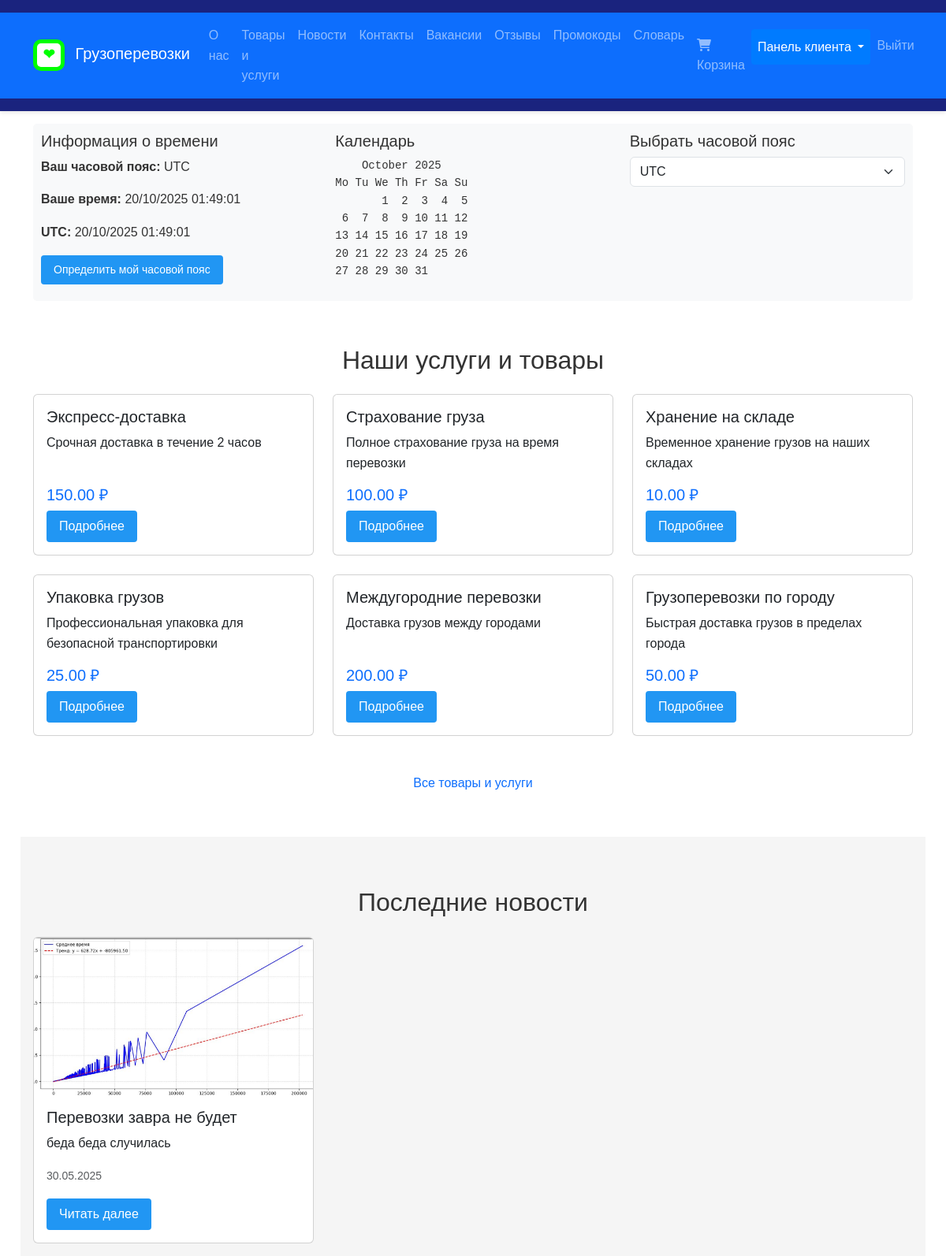
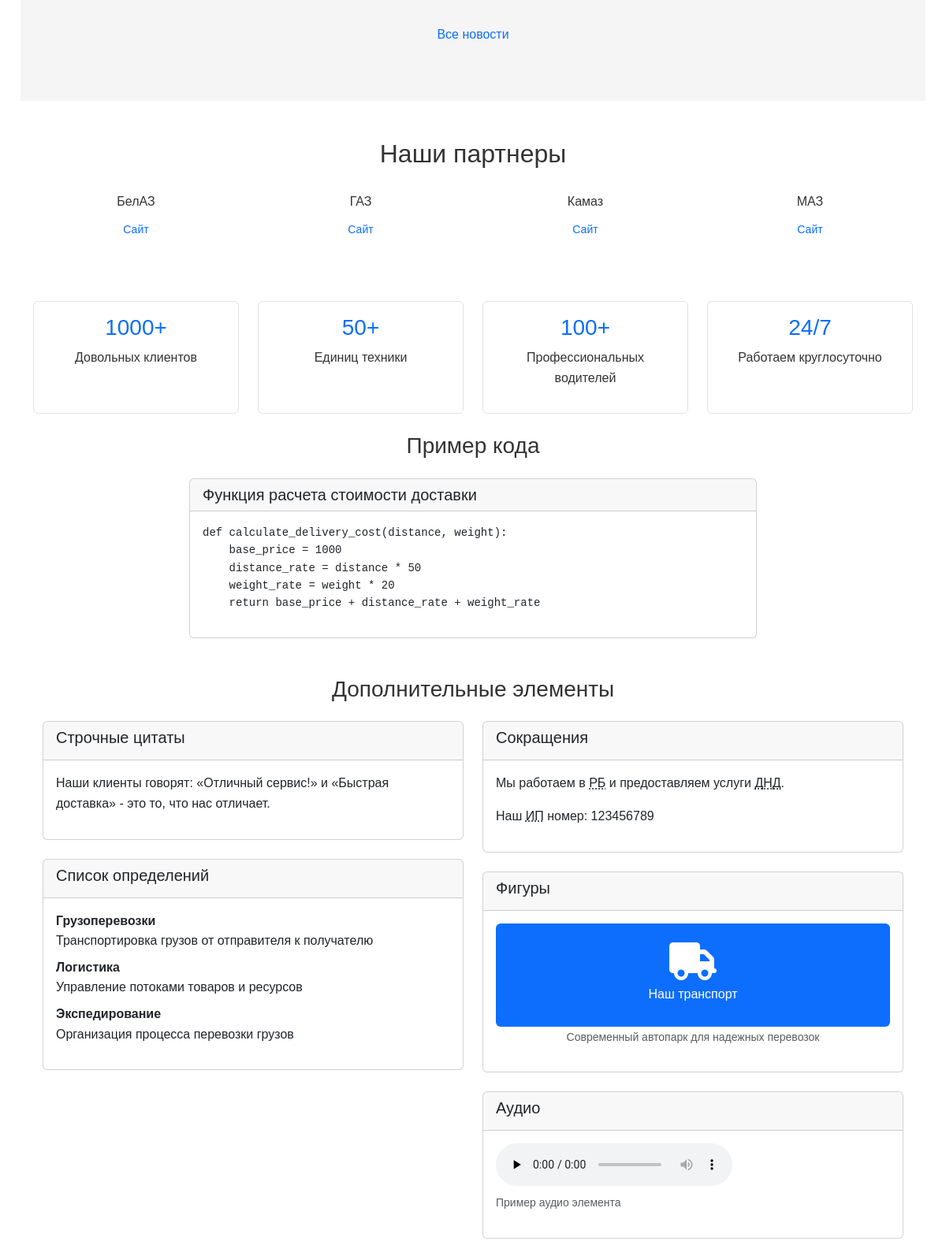
The page / (signed in, upper part) on the database its author committed (2 pictures, top to bottom).
### main/models.py (models this page shows, shortened)
class Banner(models.Model):
    title = models.CharField('Заголовок', max_length=200)
    description = models.TextField('Описание', blank=True)
    image = models.ImageField('Изображение', upload_to='banners/')
    link_url = models.URLField('Ссылка', blank=True)
    is_active = models.BooleanField('Активен', default=True)
    order = models.PositiveIntegerField('Порядок', default=0)
    created_at = models.DateTimeField('Дата создания', auto_now_add=True)
    class Meta:
        verbose_name = 'Баннер'
        verbose_name_plural = 'Баннеры'
        ordering = ['order', '-created_at']

class Product(models.Model):
    name = models.CharField('Название товара/услуги', max_length=200)
    description = models.TextField('Описание')
    price = models.DecimalField('Цена', max_digits=10, decimal_places=2)
    image = models.ImageField('Изображение', upload_to='products/', null=True, blank=True)
    category = models.CharField('Категория', max_length=100, default='Услуга')
    is_available = models.BooleanField('Доступен', default=True)
    created_at = models.DateTimeField('Дата создания', auto_now_add=True)
    class Meta:
        verbose_name = 'Товар/Услуга'
        verbose_name_plural = 'Товары/Услуги'
        ordering = ['name']

class News(models.Model):
    title = models.CharField('Заголовок', max_length=200)
    content = models.TextField('Содержание')
    short_content = models.CharField('Краткое содержание', max_length=500, default='')
    image = models.ImageField('Изображение', upload_to='news/', null=True, blank=True)
    created_at = models.DateTimeField('Дата создания', auto_now_add=True)
    updated_at = models.DateTimeField('Дата обновления', auto_now=True)
    is_published = models.BooleanField('Опубликовано', default=True)
    author = models.ForeignKey(User, on_delete=models.CASCADE, verbose_name='Автор')
    class Meta:
        verbose_name = 'Новость'
        verbose_name_plural = 'Новости'
        ordering = ['-created_at']

class Partner(models.Model):
    name = models.CharField('Название компании', max_length=200)
    description = models.TextField('Описание', blank=True)
    logo = models.ImageField('Логотип', upload_to='partners/', null=True, blank=True)
    website_url = models.URLField('Ссылка на сайт', blank=True)
    is_active = models.BooleanField('Активен', default=True)
    created_at = models.DateTimeField('Дата добавления', auto_now_add=True)
    class Meta:
        verbose_name = 'Партнер'
        verbose_name_plural = 'Партнеры'
        ordering = ['name']

### main/views.py (the view)
# urls.py: path('', views.index, name='home'),
def index(request):
    logger.info("Accessing home page")
    latest_news = News.objects.filter(is_published=True).order_by('-created_at')[:3]
    banners = Banner.objects.filter(is_active=True).order_by('order')[:5]
    featured_products = Product.objects.filter(is_available=True).order_by('-created_at')[:6]
    partners = Partner.objects.filter(is_active=True).order_by('name')[:8]
    return render(request, 'main/index.html', {
        'latest_news': latest_news,
        'banners': banners,
        'featured_products': featured_products,
        'partners': partners
    })

### main/context_processors.py (called while the page is built)
def timezone_info(request):
    user_timezone = request.session.get('user_timezone', 'UTC')
    if user_timezone not in pytz.all_timezones:
        user_timezone = 'UTC'
    user_tz = pytz.timezone(user_timezone)
    utc_now = timezone.now()
    user_now = utc_now.astimezone(user_tz)
    cal = calendar.TextCalendar(calendar.MONDAY)
    current_calendar = cal.formatmonth(user_now.year, user_now.month)
    return {
        'user_timezone': user_timezone,
        'utc_now': utc_now.strftime('%d/%m/%Y %H:%M:%S'),
        'user_now': user_now.strftime('%d/%m/%Y %H:%M:%S'),
        'current_calendar': current_calendar,
    }

### main/templates/main/index.html (shortened to what this page needs)
{% extends 'main/base.html' %}
{% load static %}
{% block content %}
<main>
    <section class="hero-section">
        <div class="container-fluid p-0">
            <div id="bannerCarousel" class="carousel slide" data-bs-ride="carousel">
                <div class="carousel-indicators">
                    {% for banner in banners %}
                    <button type="button" data-bs-target="#bannerCarousel" data-bs-slide-to="{{ forloop.counter0 }}"
                            {% if forloop.first %}class="active" aria-current="true"{% endif %}
                            aria-label="Slide {{ forloop.counter }}"></button>
                    {% endfor %}
                </div>
                {% if banners|length > 1 %}
                <button class="carousel-control-prev" type="button" data-bs-target="#bannerCarousel" data-bs-slide="prev">
                    <span class="carousel-control-prev-icon" aria-hidden="true"></span>
                </button>
                <button class="carousel-control-next" type="button" data-bs-target="#bannerCarousel" data-bs-slide="next">
                    <span class="carousel-control-next-icon" aria-hidden="true"></span>
                </button>
                {% endif %}
            </div>
        </div>
    </section>
    <div class="container mt-4">
        <section class="products-catalog mb-5">
            <h2 class="text-center mb-4">Наши услуги и товары</h2>
            <div class="row">
                {% for product in featured_products %}
                <div class="col-md-4 mb-4">
                    <article class="card h-100">
                        <div class="card-body d-flex flex-column">
                            <h5 class="card-title">{{ product.name }}</h5>
                            <p class="card-text flex-grow-1">{{ product.description|truncatewords:20 }}</p>
                            <div class="mt-auto">
                                <p class="h5 text-primary">{{ product.price }} ₽</p>
                                <a href="{% url 'main:product_detail' product.id %}" class="btn btn-primary">Подробнее</a>
                            </div>
                        </div>
                    </article>
                </div>
                {% empty %}
                <div class="col-12">
                    <p class="text-center">Товары и услуги пока не добавлены</p>
                </div>
                {% endfor %}
            </div>
            <div class="text-center mt-3">
                <a href="{% url 'main:products_catalog' %}" class="btn btn-outline-primary">Все товары и услуги</a>
            </div>
        </section>
        <section class="latest-news mb-5">
            <h2 class="text-center mb-4">Последние новости</h2>
            <div class="row">
                {% for news_item in latest_news %}
                <div class="col-md-4 mb-4">
                    <article class="card h-100">
                        {% if news_item.image %}
                        <img src="{{ news_item.image.url }}" class="card-img-top" alt="{{ news_item.title }}" style="height: 200px; object-fit: cover;">
                        {% endif %}
                        <div class="card-body d-flex flex-column">
                            <h5 class="card-title">{{ news_item.title }}</h5>
                            <p class="card-text flex-grow-1">
                                {% if news_item.short_content %}
                                    {{ news_item.short_content }}
                                {% else %}
                                    {{ news_item.content|truncatewords:20 }}
                                {% endif %}
                            </p>
                            <div class="mt-auto">
                                <p class="text-muted">
                                    <time datetime="{{ news_item.created_at|date:'Y-m-d' }}">
                                        <small>{{ news_item.created_at|date:"d.m.Y" }}</small>
                                    </time>
                                </p>
                                <a href="{% url 'main:news_detail' news_item.id %}" class="btn btn-primary">Читать далее</a>
                            </div>
                        </div>
                    </article>
                </div>
                {% empty %}
                <div class="col-12">
                    <p class="text-center">Новостей пока нет</p>
                </div>
                {% endfor %}
            </div>
            <div class="text-center mt-3">
                <a href="{% url 'main:news_list' %}" class="btn btn-outline-primary">Все новости</a>
            </div>
        </section>
        <section class="partners mb-5">
            <h2 class="text-center mb-4">Наши партнеры</h2>
            <div class="row align-items-center">
                {% for partner in partners %}
                <div class="col-md-3 col-sm-6 mb-4">
                    <div class="text-center">
                        <h6 class="mt-2">{{ partner.name }}</h6>
                        {% if partner.website_url %}
                        <a href="{{ partner.website_url }}" target="_blank" rel="noopener noreferrer" class="btn btn-sm btn-outline-primary">Сайт</a>
                        {% endif %}
                    </div>
                </div>
                {% empty %}
                <div class="col-12">
                    <p class="text-center">Информация о партнерах будет добавлена</p>
                </div>
                {% endfor %}
            </div>
        </section>
        <section class="statistics">
            <div class="row text-center">
                <div class="col-md-3 mb-4">
                    <div class="border rounded p-3 h-100">
                        <h3 class="text-primary">1000+</h3>
                        <p>Довольных клиентов</p>
                    </div>
                </div>
                <div class="col-md-3 mb-4">
                    <div class="border rounded p-3 h-100">
                        <h3 class="text-primary">50+</h3>
                        <p>Единиц техники</p>
                    </div>
                </div>
                <div class="col-md-3 mb-4">
                    <div class="border rounded p-3 h-100">
                        <h3 class="text-primary">100+</h3>
                        <p>Профессиональных водителей</p>
                    </div>
                </div>
                <div class="col-md-3 mb-4">
                    <div class="border rounded p-3 h-100">
                        <h3 class="text-primary">24/7</h3>
                        <p>Работаем круглосуточно</p>
                    </div>
                </div>
            </div>
        </section>
        <section class="code-example mb-5">
            <div class="container">
                <h3 class="text-center mb-4">Пример кода</h3>
                <div class="row justify-content-center">
                    <div class="col-md-8">
                        <div class="card">
                            <div class="card-header">
                                <h5 class="mb-0">Функция расчета стоимости доставки</h5>
                            </div>
                            <div class="card-body">
                                <pre><code>def calculate_delivery_cost(distance, weight):
    base_price = 1000
    distance_rate = distance * 50
    weight_rate = weight * 20
    return base_price + distance_rate + weight_rate</code></pre>
                            </div>
                        </div>
                    </div>
                </div>
            </div>
        </section>
        <section class="additional-elements mb-5">
            <div class="container">
                <h3 class="text-center mb-4">Дополнительные элементы</h3>
                <div class="row">
                    <div class="col-md-6">
                        <div class="card mb-4">
                            <div class="card-header">
                                <h5>Строчные цитаты</h5>
                            </div>
                            <div class="card-body">
                                <p>Наши клиенты говорят: <q>Отличный сервис!</q> и <q>Быстрая доставка</q> - это то, что нас отличает.</p>
                            </div>
                        </div>
                        <div class="card mb-4">
                            <div class="card-header">
                                <h5>Список определений</h5>
                            </div>
                            <div class="card-body">
                                <dl>
                                    <dt>Грузоперевозки</dt>
                                    <dd>Транспортировка грузов от отправителя к получателю</dd>
                                    <dt>Логистика</dt>
                                    <dd>Управление потоками товаров и ресурсов</dd>
                                    <dt>Экспедирование</dt>
                                    <dd>Организация процесса перевозки грузов</dd>
                                </dl>
                            </div>
                        </div>
                    </div>
                    <div class="col-md-6">
                        <div class="card mb-4">
                            <div class="card-header">
                                <h5>Сокращения</h5>
                            </div>
                            <div class="card-body">
                                <p>Мы работаем в <abbr title="Республика Беларусь">РБ</abbr> и предоставляем услуги <abbr title="Доставка на дом">ДНД</abbr>.</p>
                                <p>Наш <abbr title="Индивидуальный предприниматель">ИП</abbr> номер: 123456789</p>
                            </div>
                        </div>
                        <div class="card mb-4">
                            <div class="card-header">
                                <h5>Фигуры</h5>
                            </div>
                            <div class="card-body">
                                <figure class="text-center">
                                    <div class="bg-primary text-white p-4 rounded">
                                        <i class="fas fa-truck fa-3x mb-2"></i>
                                        <h6>Наш транспорт</h6>
                                    </div>
                                    <figcaption>
                                        <small class="text-muted">Современный автопарк для надежных перевозок</small>
                                    </figcaption>
                                </figure>
                            </div>
                        </div>
                        <div class="card mb-4">
                            <div class="card-header">
                                <h5>Аудио</h5>
                            </div>
                            <div class="card-body">
                                <audio controls>
                                    <source type="audio/wav">
                                    <source type="audio/mpeg">
                                </audio>
                                <p><small class="text-muted">Пример аудио элемента</small></p>
                            </div>
                        </div>
                    </div>
                </div>
            </div>
        </section>
    </div>
</main>
{% endblock %}

### main/static/css/style.css (style rules this page uses)
* { margin: 0; padding: 0; box-sizing: border-box; }
body { font-family: 'Arial', sans-serif; line-height: 1.6; color: #333; }
.btn { padding: 0.5rem 1rem; border: none; border-radius: 4px; cursor: pointer; text-decoration: none; transition: background-color 0.3s; }
.btn-primary { background-color: #2196f3; color: white; }
main { max-width: 1200px; margin: 2rem auto; padding: 0 1rem; min-height: calc(100vh - 300px); }
.latest-news { padding: 4rem 0; background-color: #f5f5f5; margin: 0 -1rem; padding: 4rem 1rem; }
.latest-news h2 { text-align: center; margin-bottom: 3rem; font-size: 2rem; }

### rows shown on the page
Product: name "Экспресс-доставка", description "Срочная доставка в течение 2 часов", price "150.00"
Product: name "Страхование груза", description "Полное страхование груза на время перевозки", price "100.00"
Product: name "Хранение на складе", description "Временное хранение грузов на наших складах", price "10.00"
Product: name "Упаковка грузов", description "Профессиональная упаковка для безопасной транспортировки", price "25.00"
Product: name "Междугородние перевозки", description "Доставка грузов между городами", price "200.00"
Product: name "Грузоперевозки по городу", description "Быстрая доставка грузов в пределах города", price "50.00"
News: image (picture), title "Перевозки завра не будет", content "беда беда случилась", created_at "30.05.2025"
Partner: name "БелАЗ"
Partner: name "ГАЗ"
Partner: name "Камаз"
Partner: name "МАЗ"

### other values the page prints
{{ user_timezone }} "UTC"
{{ user_now }} "20/10/2025 01:49:01"
{{ utc_now }} "20/10/2025 01:49:01"
{{ current_calendar }} "October 2025 Mo Tu We Th Fr Sa Su 1 2 3 4 5 6 7 8 9 10 11 12 13 14 15 16 17 18 19 20 21 22 23 24 25 26 27 28 29 30 31"
